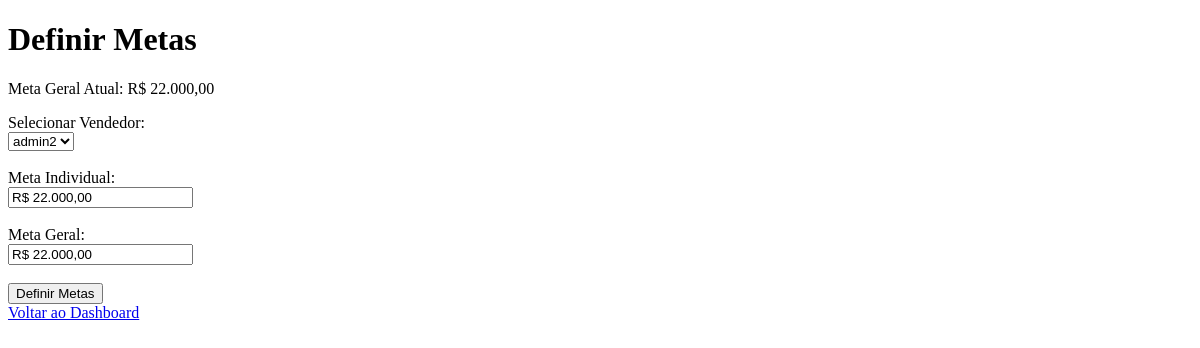
Page /set_goals (signed in) on the earlier database version.
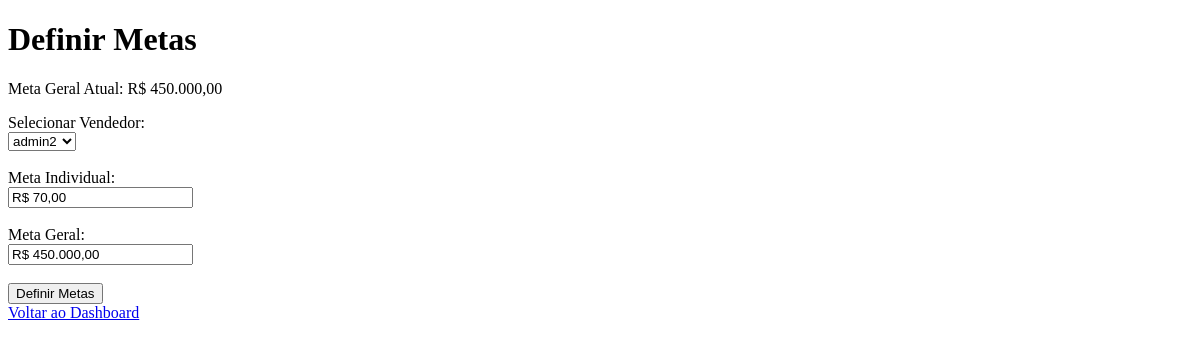
Same page on the later database version.
### tables this page shows
CREATE TABLE GeneralGoals (
        id INTEGER PRIMARY KEY AUTOINCREMENT,
        goal REAL NOT NULL
    );

### comisys.py (the view, shortened to what this page needs)
@app.route('/set_goals', methods=['GET', 'POST'])
def set_goals():
    if 'user_id' not in session or session['role'] != 'master':
        return redirect(url_for('login'))
    conn = get_db_connection()
    cursor = conn.cursor()
    cursor.execute('SELECT goal FROM GeneralGoals ORDER BY id DESC LIMIT 1')
    general_goal_row = cursor.fetchone()
    general_goal = general_goal_row['goal'] if general_goal_row else 0
    cursor.execute('SELECT id, username FROM Users WHERE role = "seller"')
    sellers = cursor.fetchall()
    cursor.execute('SELECT user_id, goal FROM IndividualGoals')
    individual_goals = cursor.fetchall()
    individual_goals_dict = {goal['user_id']: goal['goal'] for goal in individual_goals}
    for seller in sellers:
        if seller['id'] not in individual_goals_dict:
            individual_goals_dict[seller['id']] = 0
    conn.close()
    return render_template('set_goals.html', sellers=sellers,
                           general_goal=general_goal,
                           individual_goals=individual_goals_dict)

### comisys.py (called while the page is built)
def get_db_connection():
    conn = sqlite3.connect('sales_tracking.db')
    conn.row_factory = sqlite3.Row
    return conn

def format_currency(value):
    return f'R$ {value:,.2f}'.replace(',', 'X').replace('.', ',').replace('X', '.')

### templates/set_goals.html (shortened to what this page needs)
{% extends "base.html" %}
{% block content %}
<h1>Definir Metas</h1>
<p>Meta Geral Atual:  {{ general_goal | float | currency }}</p>
<form method="post" onsubmit="return validateForm()">
    <label for="user_id">Selecionar Vendedor:</label><br>
    <select id="user_id" name="user_id" onchange="updateIndividualGoal()">
        {% for seller in sellers %}
            <option value="{{ seller.id }}">{{ seller.username }}</option>
        {% endfor %}
    </select><br><br>
    <label for="individual_goal">Meta Individual:</label><br>
    <input type="text" id="individual_goal" name="individual_goal"><br><br>
    <label for="general_goal">Meta Geral:</label><br>
    <input type="text" id="general_goal" name="general_goal"><br><br>
    <input type="submit" value="Definir Metas">
</form>
<a href="{{ url_for('dashboard') }}">Voltar ao Dashboard</a>
{% endblock %}

Differences in the rows shown:
changed GeneralGoals: goal "R$ 22.000,00" → "R$ 450.000,00"
Other differences:
form field individual_goal: "R$ 22.000,00" → "R$ 70,00"
form field general_goal: "R$ 22.000,00" → "R$ 450.000,00"
